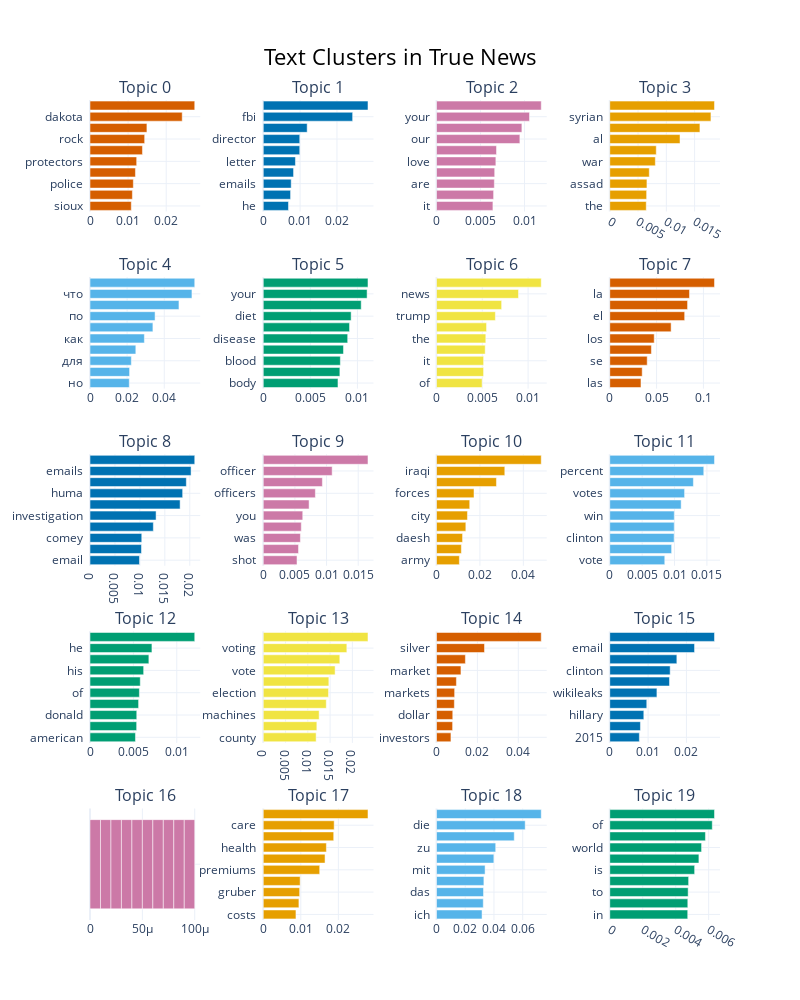

The code cell stored with this chart in its notebook:
### Code cell
text_true_topic_model.visualize_barchart(width=200, height=200, top_n_topics=20, n_words=10,title="Text Clusters in True News")

### Figure 1 — Plotly figure (JSON) as saved in the notebook; plotly's stock layout.template omitted (floating-point values rounded to 4 significant figures)
{"data": [{"marker": {"color": "#D55E00"}, "orientation": "h", "type": "bar", "x": [0.01084, 0.01113, 0.01138, 0.01192, 0.01225, 0.01377, 0.01435, 0.01494, 0.02421, 0.02749], "xaxis": "x", "y": ["sioux  ", "access  ", "police  ", "protesters  ", "protectors  ", "water  ", "rock  ", "standing  ", "dakota  ", "pipeline  "], "yaxis": "y"}, {"marker": {"color": "#0072B2"}, "orientation": "h", "type": "bar", "x": [0.006842, 0.007413, 0.00758, 0.008219, 0.008732, 0.009903, 0.009904, 0.01191, 0.02425, 0.02841], "xaxis": "x2", "y": ["he  ", "hillary  ", "emails  ", "james  ", "letter  ", "clinton  ", "director  ", "investigation  ", "fbi  ", "comey  "], "yaxis": "y2"}, {"marker": {"color": "#CC79A7"}, "orientation": "h", "type": "bar", "x": [0.006409, 0.006487, 0.00657, 0.00661, 0.006743, 0.006815, 0.00947, 0.0097, 0.01056, 0.0119], "xaxis": "x3", "y": ["it  ", "is  ", "are  ", "energy  ", "love  ", "life  ", "our  ", "we  ", "your  ", "you  "], "yaxis": "y3"}, {"marker": {"color": "#E69F00"}, "orientation": "h", "type": "bar", "x": [0.006451, 0.006519, 0.006573, 0.006989, 0.008058, 0.008221, 0.01242, 0.01594, 0.01788, 0.01851], "xaxis": "x4", "y": ["the  ", "terrorists  ", "assad  ", "nusra  ", "war  ", "civilians  ", "al  ", "syria  ", "syrian  ", "aleppo  "], "yaxis": "y4"}, {"marker": {"color": "#56B4E9"}, "orientation": "h", "type": "bar", "x": [0.02116, 0.02132, 0.02227, 0.02468, 0.02929, 0.03389, 0.03506, 0.04792, 0.05492, 0.05643], "xaxis": "x5", "y": ["но  ", "мы  ", "для  ", "то  ", "как  ", "это  ", "по  ", "не  ", "что  ", "на  "], "yaxis": "y5"}, {"marker": {"color": "#009E73"}, "orientation": "h", "type": "bar", "x": [0.007935, 0.008135, 0.008187, 0.00852, 0.008965, 0.009162, 0.009332, 0.0104, 0.01103, 0.01112], "xaxis": "x6", "y": ["body  ", "you  ", "blood  ", "heart  ", "disease  ", "health  ", "diet  ", "foods  ", "your  ", "vitamin  "], "yaxis": "y6"}, {"marker": {"color": "#F0E442"}, "orientation": "h", "type": "bar", "x": [0.00498, 0.005139, 0.005144, 0.005316, 0.005383, 0.005464, 0.006426, 0.007111, 0.008953, 0.01143], "xaxis": "x7", "y": ["of  ", "that  ", "it  ", "times  ", "the  ", "and  ", "trump  ", "fake  ", "news  ", "media  "], "yaxis": "y7"}, {"marker": {"color": "#D55E00"}, "orientation": "h", "type": "bar", "x": [0.03333, 0.03464, 0.03998, 0.04448, 0.04747, 0.06552, 0.07999, 0.08308, 0.08513, 0.1118], "xaxis": "x8", "y": ["las  ", "por  ", "se  ", "del  ", "los  ", "en  ", "el  ", "que  ", "la  ", "de  "], "yaxis": "y8"}, {"marker": {"color": "#0072B2"}, "orientation": "h", "type": "bar", "x": [0.009915, 0.01031, 0.01037, 0.01269, 0.01324, 0.01806, 0.01857, 0.01931, 0.02026, 0.02099], "xaxis": "x9", "y": ["email  ", "anthony  ", "comey  ", "clinton  ", "investigation  ", "abedin  ", "huma  ", "weiner  ", "emails  ", "fbi  "], "yaxis": "y9"}, {"marker": {"color": "#CC79A7"}, "orientation": "h", "type": "bar", "x": [0.005332, 0.005569, 0.005867, 0.006009, 0.006238, 0.00724, 0.00823, 0.009338, 0.01088, 0.01654], "xaxis": "x10", "y": ["shot  ", "he  ", "was  ", "they  ", "you  ", "cop  ", "officers  ", "cops  ", "officer  ", "police  "], "yaxis": "y10"}, {"marker": {"color": "#E69F00"}, "orientation": "h", "type": "bar", "x": [0.01053, 0.01145, 0.012, 0.01351, 0.01425, 0.0153, 0.01728, 0.02761, 0.03146, 0.04825], "xaxis": "x11", "y": ["army  ", "fighters  ", "daesh  ", "al  ", "city  ", "iraq  ", "forces  ", "isis  ", "iraqi  ", "mosul  "], "yaxis": "y11"}, {"marker": {"color": "#56B4E9"}, "orientation": "h", "type": "bar", "x": [0.008495, 0.009551, 0.009939, 0.009956, 0.009965, 0.01102, 0.01156, 0.01291, 0.01452, 0.01617], "xaxis": "x12", "y": ["vote  ", "michigan  ", "clinton  ", "voters  ", "win  ", "electoral  ", "votes  ", "poll  ", "percent  ", "trump  "], "yaxis": "y12"}, {"marker": {"color": "#009E73"}, "orientation": "h", "type": "bar", "x": [0.00524, 0.005377, 0.00539, 0.0056, 0.005691, 0.005794, 0.006183, 0.006786, 0.007138, 0.01207], "xaxis": "x13", "y": ["american  ", "and  ", "donald  ", "obama  ", "of  ", "the  ", "his  ", "president  ", "he  ", "trump  "], "yaxis": "y13"}, {"marker": {"color": "#F0E442"}, "orientation": "h", "type": "bar", "x": [0.01187, 0.01203, 0.01254, 0.01415, 0.01466, 0.01472, 0.01613, 0.01718, 0.01876, 0.02351], "xaxis": "x14", "y": ["county  ", "voters  ", "machines  ", "ballots  ", "election  ", "texas  ", "vote  ", "fraud  ", "voting  ", "voter  "], "yaxis": "y14"}, {"marker": {"color": "#D55E00"}, "orientation": "h", "type": "bar", "x": [0.007063, 0.007875, 0.007951, 0.008728, 0.008869, 0.009733, 0.01196, 0.01413, 0.02347, 0.05122], "xaxis": "x15", "y": ["investors  ", "mining  ", "dollar  ", "kwn  ", "markets  ", "metals  ", "market  ", "price  ", "silver  ", "gold  "], "yaxis": "y15"}, {"marker": {"color": "#0072B2"}, "orientation": "h", "type": "bar", "x": [0.007721, 0.008003, 0.008884, 0.009655, 0.0123, 0.01558, 0.01576, 0.0175, 0.02211, 0.02732], "xaxis": "x16", "y": ["2015  ", "server  ", "hillary  ", "campaign  ", "wikileaks  ", "kadzik  ", "clinton  ", "emails  ", "email  ", "podesta  "], "yaxis": "y16"}, {"marker": {"color": "#CC79A7"}, "orientation": "h", "type": "bar", "x": [1e-05, 1e-05, 1e-05, 1e-05, 1e-05, 1e-05, 1e-05, 1e-05, 1e-05, 1e-05], "xaxis": "x17", "y": ["  ", "  ", "  ", "  ", "  ", "  ", "  ", "  ", "  ", "  "], "yaxis": "y17"}, {"marker": {"color": "#E69F00"}, "orientation": "h", "type": "bar", "x": [0.008707, 0.009495, 0.009692, 0.00982, 0.01503, 0.01645, 0.01681, 0.01876, 0.01889, 0.02789], "xaxis": "x18", "y": ["costs  ", "insurers  ", "gruber  ", "payer  ", "premiums  ", "healthcare  ", "health  ", "insurance  ", "care  ", "obamacare  "], "yaxis": "y18"}, {"marker": {"color": "#56B4E9"}, "orientation": "h", "type": "bar", "x": [0.0317, 0.03255, 0.03274, 0.03298, 0.03381, 0.03993, 0.0412, 0.05411, 0.06173, 0.0729], "xaxis": "x19", "y": ["ich  ", "sich  ", "das  ", "auf  ", "mit  ", "den  ", "zu  ", "und  ", "die  ", "der  "], "yaxis": "y19"}, {"marker": {"color": "#009E73"}, "orientation": "h", "type": "bar", "x": [0.004729, 0.004734, 0.004755, 0.004783, 0.005149, 0.005407, 0.005569, 0.005803, 0.006218, 0.006353], "xaxis": "x20", "y": ["in  ", "we  ", "to  ", "as  ", "is  ", "empire  ", "world  ", "the  ", "of  ", "and  "], "yaxis": "y20"}], "layout": {"annotations": [{"font": {"size": 16}, "showarrow": false, "text": "Topic 0", "x": 0.0875, "xanchor": "center", "xref": "paper", "y": 1.0, "yanchor": "bottom", "yref": "paper"}, {"font": {"size": 16}, "showarrow": false, "text": "Topic 1", "x": 0.3625, "xanchor": "center", "xref": "paper", "y": 1.0, "yanchor": "bottom", "yref": "paper"}, {"font": {"size": 16}, "showarrow": false, "text": "Topic 2", "x": 0.6375, "xanchor": "center", "xref": "paper", "y": 1.0, "yanchor": "bottom", "yref": "paper"}, {"font": {"size": 16}, "showarrow": false, "text": "Topic 3", "x": 0.9125, "xanchor": "center", "xref": "paper", "y": 1.0, "yanchor": "bottom", "yref": "paper"}, {"font": {"size": 16}, "showarrow": false, "text": "Topic 4", "x": 0.0875, "xanchor": "center", "xref": "paper", "y": 0.784, "yanchor": "bottom", "yref": "paper"}, {"font": {"size": 16}, "showarrow": false, "text": "Topic 5", "x": 0.3625, "xanchor": "center", "xref": "paper", "y": 0.784, "yanchor": "bottom", "yref": "paper"}, {"font": {"size": 16}, "showarrow": false, "text": "Topic 6", "x": 0.6375, "xanchor": "center", "xref": "paper", "y": 0.784, "yanchor": "bottom", "yref": "paper"}, {"font": {"size": 16}, "showarrow": false, "text": "Topic 7", "x": 0.9125, "xanchor": "center", "xref": "paper", "y": 0.784, "yanchor": "bottom", "yref": "paper"}, {"font": {"size": 16}, "showarrow": false, "text": "Topic 8", "x": 0.0875, "xanchor": "center", "xref": "paper", "y": 0.568, "yanchor": "bottom", "yref": "paper"}, {"font": {"size": 16}, "showarrow": false, "text": "Topic 9", "x": 0.3625, "xanchor": "center", "xref": "paper", "y": 0.568, "yanchor": "bottom", "yref": "paper"}, {"font": {"size": 16}, "showarrow": false, "text": "Topic 10", "x": 0.6375, "xanchor": "center", "xref": "paper", "y": 0.568, "yanchor": "bottom", "yref": "paper"}, {"font": {"size": 16}, "showarrow": false, "text": "Topic 11", "x": 0.9125, "xanchor": "center", "xref": "paper", "y": 0.568, "yanchor": "bottom", "yref": "paper"}, {"font": {"size": 16}, "showarrow": false, "text": "Topic 12", "x": 0.0875, "xanchor": "center", "xref": "paper", "y": 0.352, "yanchor": "bottom", "yref": "paper"}, {"font": {"size": 16}, "showarrow": false, "text": "Topic 13", "x": 0.3625, "xanchor": "center", "xref": "paper", "y": 0.352, "yanchor": "bottom", "yref": "paper"}, {"font": {"size": 16}, "showarrow": false, "text": "Topic 14", "x": 0.6375, "xanchor": "center", "xref": "paper", "y": 0.352, "yanchor": "bottom", "yref": "paper"}, {"font": {"size": 16}, "showarrow": false, "text": "Topic 15", "x": 0.9125, "xanchor": "center", "xref": "paper", "y": 0.352, "yanchor": "bottom", "yref": "paper"}, {"font": {"size": 16}, "showarrow": false, "text": "Topic 16", "x": 0.0875, "xanchor": "center", "xref": "paper", "y": 0.136, "yanchor": "bottom", "yref": "paper"}, {"font": {"size": 16}, "showarrow": false, "text": "Topic 17", "x": 0.3625, "xanchor": "center", "xref": "paper", "y": 0.136, "yanchor": "bottom", "yref": "paper"}, {"font": {"size": 16}, "showarrow": false, "text": "Topic 18", "x": 0.6375, "xanchor": "center", "xref": "paper", "y": 0.136, "yanchor": "bottom", "yref": "paper"}, {"font": {"size": 16}, "showarrow": false, "text": "Topic 19", "x": 0.9125, "xanchor": "center", "xref": "paper", "y": 0.136, "yanchor": "bottom", "yref": "paper"}], "height": 1000, "hoverlabel": {"bgcolor": "white", "font": {"family": "Rockwell", "size": 16}}, "showlegend": false, "title": {"font": {"color": "Black", "size": 22}, "text": "Text Clusters in True News", "x": 0.5, "xanchor": "center", "yanchor": "top"}, "width": 800, "xaxis": {"anchor": "y", "domain": [0, 0.175], "showgrid": true}, "xaxis10": {"anchor": "y10", "domain": [0.275, 0.45], "showgrid": true}, "xaxis11": {"anchor": "y11", "domain": [0.55, 0.725], "showgrid": true}, "xaxis12": {"anchor": "y12", "domain": [0.825, 1], "showgrid": true}, "xaxis13": {"anchor": "y13", "domain": [0, 0.175], "showgrid": true}, "xaxis14": {"anchor": "y14", "domain": [0.275, 0.45], "showgrid": true}, "xaxis15": {"anchor": "y15", "domain": [0.55, 0.725], "showgrid": true}, "xaxis16": {"anchor": "y16", "domain": [0.825, 1], "showgrid": true}, "xaxis17": {"anchor": "y17", "domain": [0, 0.175], "showgrid": true}, "xaxis18": {"anchor": "y18", "domain": [0.275, 0.45], "showgrid": true}, "xaxis19": {"anchor": "y19", "domain": [0.55, 0.725], "showgrid": true}, "xaxis2": {"anchor": "y2", "domain": [0.275, 0.45], "showgrid": true}, "xaxis20": {"anchor": "y20", "domain": [0.825, 1], "showgrid": true}, "xaxis3": {"anchor": "y3", "domain": [0.55, 0.725], "showgrid": true}, "xaxis4": {"anchor": "y4", "domain": [0.825, 1], "showgrid": true}, "xaxis5": {"anchor": "y5", "domain": [0, 0.175], "showgrid": true}, "xaxis6": {"anchor": "y6", "domain": [0.275, 0.45], "showgrid": true}, "xaxis7": {"anchor": "y7", "domain": [0.55, 0.725], "showgrid": true}, "xaxis8": {"anchor": "y8", "domain": [0.825, 1], "showgrid": true}, "xaxis9": {"anchor": "y9", "domain": [0, 0.175], "showgrid": true}, "yaxis": {"anchor": "x", "domain": [0.864, 1.0], "showgrid": true}, "yaxis10": {"anchor": "x10", "domain": [0.432, 0.568], "showgrid": true}, "yaxis11": {"anchor": "x11", "domain": [0.432, 0.568], "showgrid": true}, "yaxis12": {"anchor": "x12", "domain": [0.432, 0.568], "showgrid": true}, "yaxis13": {"anchor": "x13", "domain": [0.216, 0.352], "showgrid": true}, "yaxis14": {"anchor": "x14", "domain": [0.216, 0.352], "showgrid": true}, "yaxis15": {"anchor": "x15", "domain": [0.216, 0.352], "showgrid": true}, "yaxis16": {"anchor": "x16", "domain": [0.216, 0.352], "showgrid": true}, "yaxis17": {"anchor": "x17", "domain": [0, 0.136], "showgrid": true}, "yaxis18": {"anchor": "x18", "domain": [0, 0.136], "showgrid": true}, "yaxis19": {"anchor": "x19", "domain": [0, 0.136], "showgrid": true}, "yaxis2": {"anchor": "x2", "domain": [0.864, 1.0], "showgrid": true}, "yaxis20": {"anchor": "x20", "domain": [0, 0.136], "showgrid": true}, "yaxis3": {"anchor": "x3", "domain": [0.864, 1.0], "showgrid": true}, "yaxis4": {"anchor": "x4", "domain": [0.864, 1.0], "showgrid": true}, "yaxis5": {"anchor": "x5", "domain": [0.648, 0.784], "showgrid": true}, "yaxis6": {"anchor": "x6", "domain": [0.648, 0.784], "showgrid": true}, "yaxis7": {"anchor": "x7", "domain": [0.648, 0.784], "showgrid": true}, "yaxis8": {"anchor": "x8", "domain": [0.648, 0.784], "showgrid": true}, "yaxis9": {"anchor": "x9", "domain": [0.432, 0.568], "showgrid": true}}}
